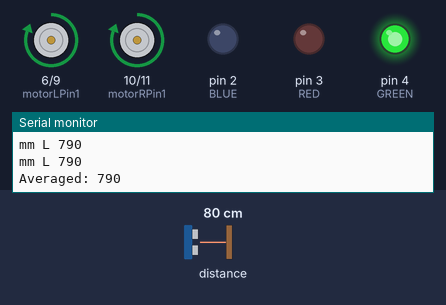
The sketch below on a simulated Arduino Uno, built with avr-gcc and run on an emulated ATmega328P. Parts: motor-driver pin pairs drawn as motors (green arrow = first pin HIGH = forward, orange = second pin HIGH = backward, longer = more drive), output pins drawn as LEDs (lit = HIGH), the last lines printed to the serial monitor. The inputs (shaded band) are chosen by the test bench; at power-on: distance to the obstacle 80 cm.

Above: at 1.2 s.
1.3 s: distance to the obstacle set to 34 cm
2.8 s: distance to the obstacle set to 27 cm
At 4.0 s:
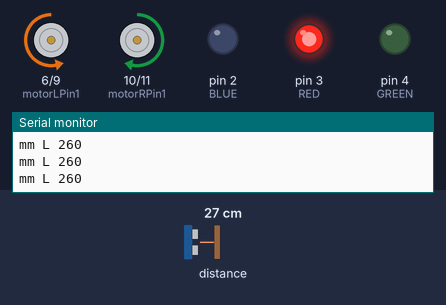
5.1 s: distance to the obstacle set to 250 cm
At 5.25 s:
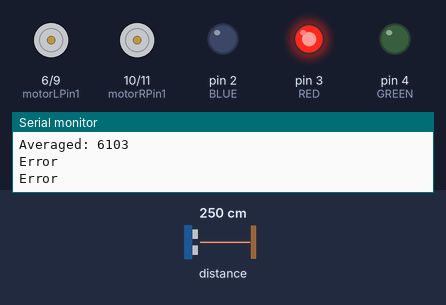
6.8 s: distance to the obstacle set to 2 cm
At 8.2 s:
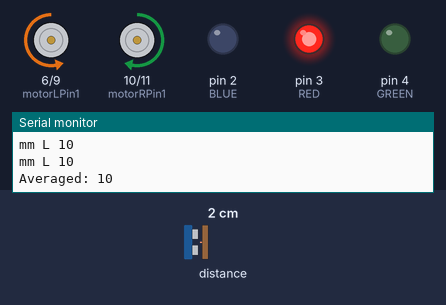
9.1 s: distance to the obstacle set to 35 cm
At 10.9 s:
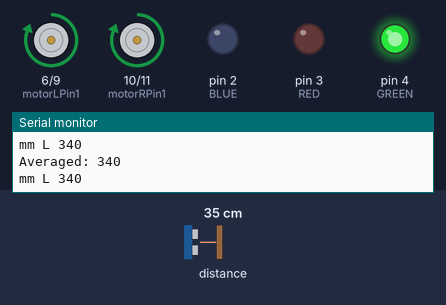
Timing chart, 0 to 12.0 s (numbered marks = the images above; inputs shaded):
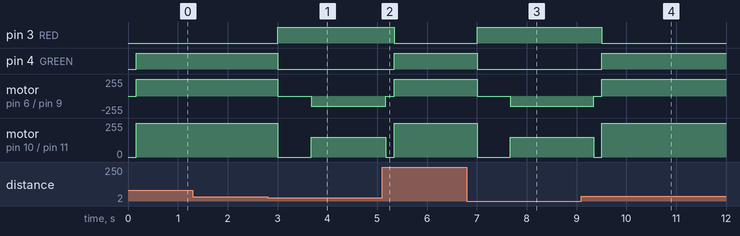

The sketch:

MainSketch.ino
```cpp
/*
 * Aaron Meadows
 * Start: 6/30/19
 * To control a mars rover for VBS 2019 at Liberty Christian Church.
 * Finish: TBA
 */

//Librarys
#include <Wire.h>
#include <Adafruit_VL53L0X.h>


//----Variables----//


//-Movement Control-//
const int motorLPin1 = 6;
const int motorLPin2 = 9;
const int motorRPin1 = 10;
const int motorRPin2 = 11;

int accelRate = 15;
int turnStart;
int turnTime;

//--Light Control--//
const int redPin = 3;
const int grePin = 4;
const int bluPin = 5;

//-Distance Sensor-//
//Laser sensor variables
Adafruit_VL53L0X sensor;

//Distance varibles
long duration;
long mm;
int tooClose = 300; // In mm

void setup() {
  Serial.begin(9600);

  sensorLaserSetup();

  //Motor Pins
  pinMode(motorLPin1, OUTPUT);
  pinMode(motorLPin2, OUTPUT);
  pinMode(motorRPin1, OUTPUT);
  pinMode(motorRPin2, OUTPUT);

  //Light Pins
  pinMode(2, OUTPUT); //BLUE
  pinMode(3, OUTPUT); //RED
  pinMode(4, OUTPUT); //GREEN
}

void loop() {
  if (!isObjectInPath())
  {
    digitalWrite(4, HIGH); //Green Light
    digitalWrite(3, LOW); //Red Light Off
    forward();
  }
  else
  {
    digitalWrite(4, LOW); //Green Light off
    digitalWrite(3, HIGH); //Red Light
    freeze();
    delay(500);
    while(isObjectInPath())
    {
      turnR();
      turnStart = millis();
      if (millis() - turnStart > 10000)
      {
        freeze();
        exit(0);
      }
    }
    freeze();
  }
}

void sensorLaserSetup()
{
  //Setup Sensor
  pinMode(12,INPUT_PULLUP);
  digitalWrite(12,HIGH);

  sensor.begin();
}

void pingL()
{
  VL53L0X_RangingMeasurementData_t measure;

  sensor.rangingTest(&measure, false); //true will add debug data to printout

  if (measure.RangeStatus != 4)
  {
    // phase failures have incorrect data
    Serial.print("mm L ");

    mm = measure.RangeMilliMeter - 10; //It seemed to be precise but not accurate so linear adjustments were made

    Serial.println(mm);
  }
  else
  {
    mm = 9999;
    Serial.println("Error");
  }
}

bool isObjectInPath()
{
  long sum = 0;

  //Gather 5 distances
  for(int i = 0; i < 5; i++)
  {
    pingL(); //Update distance
    sum = mm + sum;
  }

  //Average the distances
  mm = sum / 5;
  Serial.print("Averaged: ");
  Serial.println(mm);

  if (mm < tooClose)
    return true;
  else
    return false;
}

//----------------------FORWARD-----------------//
void forward()
{
    analogWrite(motorLPin1, 255);
    analogWrite(motorRPin1, 255);
    analogWrite(motorLPin2, 0);
    analogWrite(motorRPin2, 0);
}
//------------------ACCELERATE------------------//
void accelerate()
{
  for (int i=0; i<=255; i++)
  {
    analogWrite(motorLPin1, i);
    analogWrite(motorRPin1, i);
    delay(accelRate);
  }
}
//----------------REVERSE-----------------------//
void reverse()
{
    analogWrite(motorLPin1, 0);
    analogWrite(motorRPin1, 0);
    analogWrite(motorLPin2, 255);
    analogWrite(motorRPin2, 255);
}
//----------------DECCELERATE-------------------//
void deccelerate()
{
  for (int i=255; i>=0; i--)
  {
    analogWrite(motorLPin2, i);
    analogWrite(motorRPin2, i);
    delay(accelRate);
  }
}
//--------------------TURNR---------------------//
void turnR()
{
    analogWrite(motorRPin1, 150);
    analogWrite(motorLPin2, 150);
    analogWrite(motorRPin2, 0);
    analogWrite(motorLPin1, 0);
}
//---------------------STOP---------------------//
void freeze()
{
    analogWrite(motorLPin1, 0);
    analogWrite(motorRPin1, 0);
    analogWrite(motorLPin2, 0);
    analogWrite(motorRPin2, 0);
}

//--------------------LIGHTS--------------------//
void setLight(String color, int brightness)
{/*
  switch(color)
  {
    case "R":

    break;

  }*/
}
```

Measured:
- the behaviour switches between 31 and 30 cm on distance to the obstacle (found by bisection; images 0 and 1)
- after the input at 2.8 s, pin 3 (RED): LOW → HIGH after 0.21 s; pin 4 (GREEN): HIGH → LOW after 0.21 s; motor on pin 6 (motorLPin1) / pin 9 (motorLPin2): forward 255/255 → stopped after 0.21 s, → backward 150/255 0.67 s later; motor on pin 10 (motorRPin1) / pin 11 (motorRPin2): forward 255/255 → stopped after 0.21 s, → forward 150/255 0.67 s later
- after the input at 5.1 s, pin 3 (RED): HIGH → LOW after 0.24 s; pin 4 (GREEN): LOW → HIGH after 0.24 s; motor on pin 6 (motorLPin1) / pin 9 (motorLPin2): backward 150/255 → stopped after 0.08 s, → forward 255/255 0.17 s later; motor on pin 10 (motorRPin1) / pin 11 (motorRPin2): forward 150/255 → stopped after 0.08 s, → forward 255/255 0.17 s later
- after the input at 6.8 s, pin 3 (RED): LOW → HIGH after 0.21 s; pin 4 (GREEN): HIGH → LOW after 0.21 s; motor on pin 6 (motorLPin1) / pin 9 (motorLPin2): forward 255/255 → stopped after 0.21 s, → backward 150/255 0.67 s later; motor on pin 10 (motorRPin1) / pin 11 (motorRPin2): forward 255/255 → stopped after 0.21 s, → forward 150/255 0.67 s later
- after the input at 9.1 s, pin 3 (RED): HIGH → LOW after 0.41 s; pin 4 (GREEN): LOW → HIGH after 0.41 s; motor on pin 6 (motorLPin1) / pin 9 (motorLPin2): backward 150/255 → stopped after 0.24 s, → forward 255/255 0.17 s later; motor on pin 10 (motorRPin1) / pin 11 (motorRPin2): forward 150/255 → stopped after 0.24 s, → forward 255/255 0.17 s later
